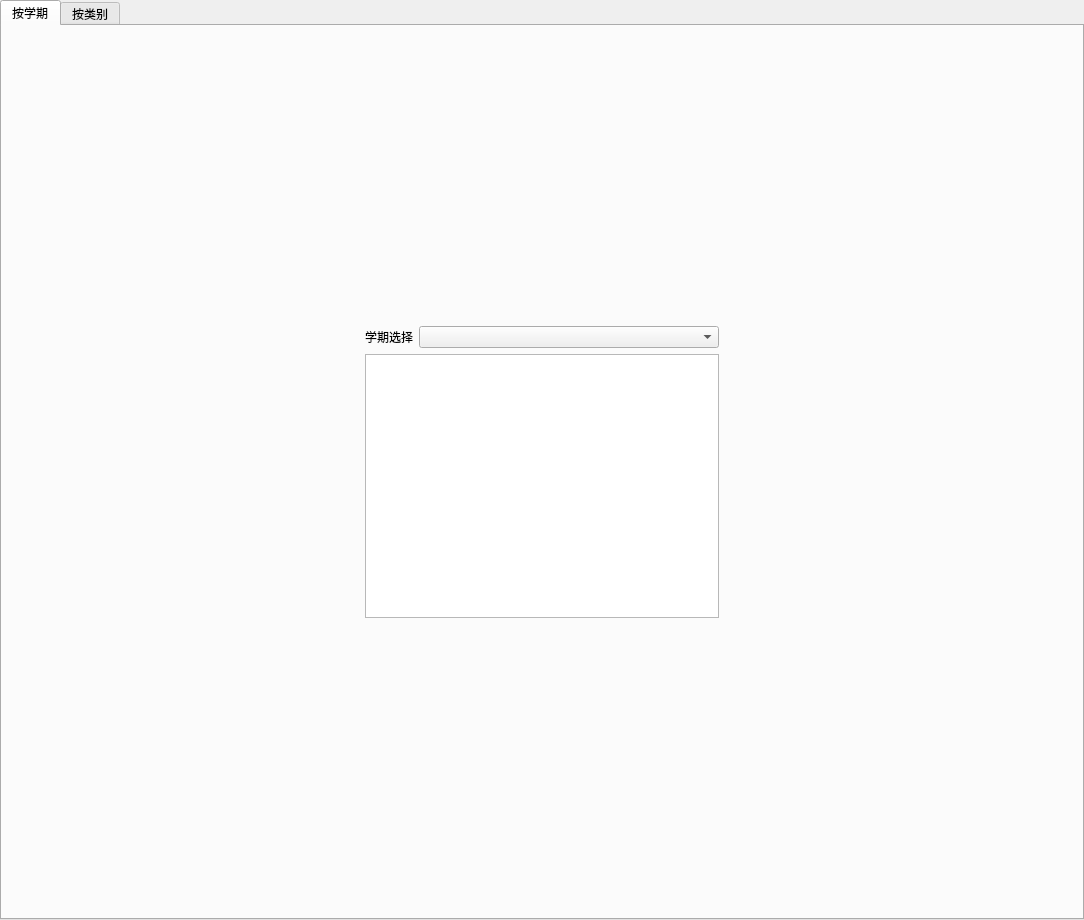
<?xml version="1.0" encoding="UTF-8"?>
<ui version="4.0">
 <class>GradeDialog</class>
 <widget class="QTabWidget" name="GradeDialog">
  <property name="geometry">
   <rect>
    <x>0</x>
    <y>0</y>
    <width>1084</width>
    <height>920</height>
   </rect>
  </property>
  <property name="windowTitle">
   <string>成绩</string>
  </property>
  <property name="windowFilePath">
   <string/>
  </property>
  <property name="currentIndex">
   <number>0</number>
  </property>
  <widget class="QWidget" name="m_term">
   <attribute name="title">
    <string>按学期</string>
   </attribute>
   <layout class="QVBoxLayout" name="verticalLayout_2">
    <item>
     <spacer name="verticalSpacer_2">
      <property name="orientation">
       <enum>Qt::Vertical</enum>
      </property>
      <property name="sizeHint" stdset="0">
       <size>
        <width>20</width>
        <height>247</height>
       </size>
      </property>
     </spacer>
    </item>
    <item>
     <layout class="QHBoxLayout" name="horizontalLayout">
      <item>
       <spacer name="horizontalSpacer">
        <property name="orientation">
         <enum>Qt::Horizontal</enum>
        </property>
        <property name="sizeHint" stdset="0">
         <size>
          <width>40</width>
          <height>20</height>
         </size>
        </property>
       </spacer>
      </item>
      <item>
       <layout class="QVBoxLayout" name="verticalLayout">
        <item>
         <layout class="QGridLayout" name="gridLayout">
          <item row="1" column="0">
           <widget class="QListWidget" name="m_list"/>
          </item>
          <item row="0" column="0">
           <layout class="QFormLayout" name="formLayout">
            <property name="fieldGrowthPolicy">
             <enum>QFormLayout::AllNonFixedFieldsGrow</enum>
            </property>
            <item row="1" column="0">
             <widget class="QLabel" name="label">
              <property name="text">
               <string>学期选择</string>
              </property>
             </widget>
            </item>
            <item row="1" column="1">
             <widget class="QComboBox" name="sel_term"/>
            </item>
           </layout>
          </item>
         </layout>
        </item>
       </layout>
      </item>
      <item>
       <spacer name="horizontalSpacer_2">
        <property name="orientation">
         <enum>Qt::Horizontal</enum>
        </property>
        <property name="sizeHint" stdset="0">
         <size>
          <width>40</width>
          <height>20</height>
         </size>
        </property>
       </spacer>
      </item>
     </layout>
    </item>
    <item>
     <spacer name="verticalSpacer">
      <property name="orientation">
       <enum>Qt::Vertical</enum>
      </property>
      <property name="sizeHint" stdset="0">
       <size>
        <width>20</width>
        <height>158</height>
       </size>
      </property>
     </spacer>
    </item>
   </layout>
   <zorder>verticalSpacer</zorder>
   <zorder>verticalSpacer_2</zorder>
  </widget>
  <widget class="QWidget" name="m_type">
   <attribute name="title">
    <string>按类别</string>
   </attribute>
   <layout class="QVBoxLayout" name="verticalLayout_3">
    <item>
     <spacer name="verticalSpacer_4">
      <property name="orientation">
       <enum>Qt::Vertical</enum>
      </property>
      <property name="sizeHint" stdset="0">
       <size>
        <width>20</width>
        <height>271</height>
       </size>
      </property>
     </spacer>
    </item>
    <item>
     <layout class="QGridLayout" name="gridLayout_2">
      <item row="1" column="0">
       <spacer name="horizontalSpacer_3">
        <property name="orientation">
         <enum>Qt::Horizontal</enum>
        </property>
        <property name="sizeHint" stdset="0">
         <size>
          <width>40</width>
          <height>20</height>
         </size>
        </property>
       </spacer>
      </item>
      <item row="1" column="1" rowspan="2">
       <widget class="QTableView" name="m_table"/>
      </item>
      <item row="2" column="2">
       <spacer name="horizontalSpacer_4">
        <property name="orientation">
         <enum>Qt::Horizontal</enum>
        </property>
        <property name="sizeHint" stdset="0">
         <size>
          <width>40</width>
          <height>20</height>
         </size>
        </property>
       </spacer>
      </item>
      <item row="0" column="1">
       <layout class="QFormLayout" name="formLayout_2">
        <property name="fieldGrowthPolicy">
         <enum>QFormLayout::AllNonFixedFieldsGrow</enum>
        </property>
        <item row="0" column="0">
         <widget class="QLabel" name="label_2">
          <property name="text">
           <string>分类</string>
          </property>
         </widget>
        </item>
        <item row="0" column="1">
         <widget class="QComboBox" name="sel_type">
          <item>
           <property name="text">
            <string>专业课</string>
           </property>
          </item>
          <item>
           <property name="text">
            <string>选修课</string>
           </property>
          </item>
          <item>
           <property name="text">
            <string>思修课</string>
           </property>
          </item>
         </widget>
        </item>
       </layout>
      </item>
     </layout>
    </item>
    <item>
     <spacer name="verticalSpacer_3">
      <property name="orientation">
       <enum>Qt::Vertical</enum>
      </property>
      <property name="sizeHint" stdset="0">
       <size>
        <width>20</width>
        <height>271</height>
       </size>
      </property>
     </spacer>
    </item>
   </layout>
  </widget>
 </widget>
 <resources/>
 <connections/>
</ui>
